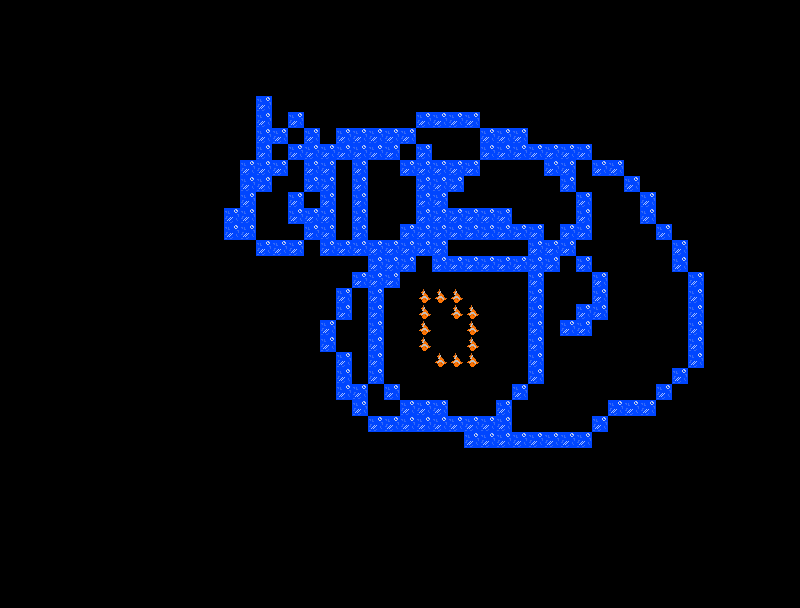

A 2D game scene composited from a Tiled map and its tileset images. What follows is a short description and the map's XML, with each tile layer's data collapsed to a summary:
An orthogonal 50x38 tile map with 16x16 px tiles, 2 tile layers (background, walls), 2 tilesets.

<map version="1.0" orientation="orthogonal" renderorder="right-down" width="50" height="38" tilewidth="16" tileheight="16" nextobjectid="1">
 <tileset firstgid="1" name="submarine-tiles" tilewidth="16" tileheight="16" tilecount="36" columns="6">
  <image source="../images/submarine-tiles.png" trans="ff00ff" width="100" height="100" />
 </tileset>
 <tileset firstgid="37" name="objetos" tilewidth="16" tileheight="16" tilecount="1" columns="0">
  <tile id="0">
   <image width="16" height="16" source="../images/nemo.png" />
  </tile>
 </tileset>
 <layer name="background" width="50" height="38">
  <data>[1900 cells, 192 non-empty, 1 distinct tile ids]</data>
 </layer>
 <layer name="walls" width="50" height="38">
  <data>[1900 cells, 13 non-empty, 1 distinct tile ids]</data>
 </layer>
</map>
